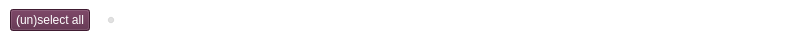
    <widget class="QFrame" name="frame">
     <property name="minimumSize">
      <size>
       <width>0</width>
       <height>40</height>
      </size>
     </property>
     <property name="styleSheet">
      <string notr="true">background-color: transparent;
border-color: rgb(72, 72, 72);</string>
     </property>
     <property name="frameShape">
      <enum>QFrame::StyledPanel</enum>
     </property>
     <property name="frameShadow">
      <enum>QFrame::Sunken</enum>
     </property>
     <widget class="QWidget" name="horizontalLayoutWidget">
      <property name="geometry">
       <rect>
        <x>10</x>
        <y>0</y>
        <width>781</width>
        <height>41</height>
       </rect>
      </property>
      <layout class="QHBoxLayout" name="horizontalLayoutPanel" stretch="0,0,0,0,0">
       <property name="spacing">
        <number>14</number>
       </property>
       <item>
        <widget class="QPushButton" name="pushButtonSelectAll">
         <property name="sizePolicy">
          <sizepolicy hsizetype="Maximum" vsizetype="Fixed">
           <horstretch>0</horstretch>
           <verstretch>0</verstretch>
          </sizepolicy>
         </property>
         <property name="palette">
          <palette>
           <active>
            <colorrole role="WindowText">
             <brush brushstyle="SolidPattern">
              <color alpha="255">
               <red>255</red>
               <green>255</green>
               <blue>255</blue>
              </color>
             </brush>
            </colorrole>
            <colorrole role="Button">
             <brush brushstyle="SolidPattern">
              <color alpha="255">
               <red>89</red>
               <green>38</green>
               <blue>68</blue>
              </color>
             </brush>
            </colorrole>
            <colorrole role="Text">
             <brush brushstyle="SolidPattern">
              <color alpha="255">
               <red>255</red>
               <green>255</green>
               <blue>255</blue>
              </color>
             </brush>
            </colorrole>
            <colorrole role="ButtonText">
             <brush brushstyle="SolidPattern">
              <color alpha="255">
               <red>255</red>
               <green>255</green>
               <blue>255</blue>
              </color>
             </brush>
            </colorrole>
            <colorrole role="Base">
             <brush brushstyle="SolidPattern">
              <color alpha="255">
               <red>89</red>
               <green>38</green>
               <blue>68</blue>
              </color>
             </brush>
            </colorrole>
            <colorrole role="Window">
             <brush brushstyle="SolidPattern">
              <color alpha="255">
               <red>89</red>
               <green>38</green>
               <blue>68</blue>
              </color>
             </brush>
            </colorrole>
            <colorrole role="Highlight">
             <brush brushstyle="SolidPattern">
              <color alpha="255">
               <red>85</red>
               <green>255</green>
               <blue>38</blue>
              </color>
             </brush>
            </colorrole>
           </active>
           <inactive>
            <colorrole role="WindowText">
             <brush brushstyle="SolidPattern">
              <color alpha="255">
               <red>255</red>
               <green>255</green>
               <blue>255</blue>
              </color>
             </brush>
            </colorrole>
            <colorrole role="Button">
             <brush brushstyle="SolidPattern">
              <color alpha="255">
               <red>89</red>
               <green>38</green>
               <blue>68</blue>
              </color>
             </brush>
            </colorrole>
            <colorrole role="Text">
             <brush brushstyle="SolidPattern">
              <color alpha="255">
               <red>255</red>
               <green>255</green>
               <blue>255</blue>
              </color>
             </brush>
            </colorrole>
            <colorrole role="ButtonText">
             <brush brushstyle="SolidPattern">
              <color alpha="255">
               <red>255</red>
               <green>255</green>
               <blue>255</blue>
              </color>
             </brush>
            </colorrole>
            <colorrole role="Base">
             <brush brushstyle="SolidPattern">
              <color alpha="255">
               <red>89</red>
               <green>38</green>
               <blue>68</blue>
              </color>
             </brush>
            </colorrole>
            <colorrole role="Window">
             <brush brushstyle="SolidPattern">
              <color alpha="255">
               <red>89</red>
               <green>38</green>
               <blue>68</blue>
              </color>
             </brush>
            </colorrole>
            <colorrole role="Highlight">
             <brush brushstyle="SolidPattern">
              <color alpha="255">
               <red>85</red>
               <green>255</green>
               <blue>38</blue>
              </color>
             </brush>
            </colorrole>
           </inactive>
           <disabled>
            <colorrole role="WindowText">
             <brush brushstyle="SolidPattern">
              <color alpha="255">
               <red>255</red>
               <green>255</green>
               <blue>255</blue>
              </color>
             </brush>
            </colorrole>
            <colorrole role="Button">
             <brush brushstyle="SolidPattern">
              <color alpha="255">
               <red>89</red>
               <green>38</green>
               <blue>68</blue>
              </color>
             </brush>
            </colorrole>
            <colorrole role="Text">
             <brush brushstyle="SolidPattern">
              <color alpha="255">
               <red>255</red>
               <green>255</green>
               <blue>255</blue>
              </color>
             </brush>
            </colorrole>
            <colorrole role="ButtonText">
             <brush brushstyle="SolidPattern">
              <color alpha="255">
               <red>255</red>
               <green>255</green>
               <blue>255</blue>
              </color>
             </brush>
            </colorrole>
            <colorrole role="Base">
             <brush brushstyle="SolidPattern">
              <color alpha="255">
               <red>89</red>
               <green>38</green>
               <blue>68</blue>
              </color>
             </brush>
            </colorrole>
            <colorrole role="Window">
             <brush brushstyle="SolidPattern">
              <color alpha="255">
               <red>89</red>
               <green>38</green>
               <blue>68</blue>
              </color>
             </brush>
            </colorrole>
            <colorrole role="Highlight">
             <brush brushstyle="SolidPattern">
              <color alpha="255">
               <red>85</red>
               <green>255</green>
               <blue>38</blue>
              </color>
             </brush>
            </colorrole>
           </disabled>
          </palette>
         </property>
         <property name="styleSheet">
          <string notr="true">
QPushButton{
background-color: rgb(89, 38, 68);
selection-background-color: rgb(85, 255, 38);
color: rgb(255, 255, 255);
border-color: rgb(62, 29, 67);}
QToolTip {
     color: white;
     font-size:9pt;font-family:'Gill Sans MT';
     border: 4px solid ;
     border-radius: 13px;
     opacity: 700;
     border-color: rgb(89,38,68);
     background-color: rgb(62,29,67);
 }</string>
         </property>
         <property name="text">
          <string>(un)select all</string>
         </property>
        </widget>
       </item>
       <item>
        <widget class="QRadioButton" name="radioTreeMode">
         <property name="sizePolicy">
          <sizepolicy hsizetype="Maximum" vsizetype="Fixed">
           <horstretch>0</horstretch>
           <verstretch>0</verstretch>
          </sizepolicy>
         </property>
         <property name="styleSheet">
          <string notr="true">color: rgb(255, 255, 255);</string>
         </property>
         <property name="text">
          <string>Tree mode</string>
         </property>
         <property name="checked">
          <bool>true</bool>
         </property>
        </widget>
       </item>
       <item>
        <widget class="QRadioButton" name="radioListMode">
         <property name="sizePolicy">
          <sizepolicy hsizetype="Maximum" vsizetype="Fixed">
           <horstretch>0</horstretch>
           <verstretch>0</verstretch>
          </sizepolicy>
         </property>
         <property name="styleSheet">
          <string notr="true">color: rgb(255, 255, 255);</string>
         </property>
         <property name="text">
          <string>List mode</string>
         </property>
        </widget>
       </item>
       <item>
        <widget class="QLabel" name="labelLocked">
         <property name="styleSheet">
          <string notr="true">color: rgb(255, 255, 255);</string>
         </property>
         <property name="text">
          <string>(1 locked)</string>
         </property>
        </widget>
       </item>
       <item>
        <spacer name="horizontalSpacer">
         <property name="orientation">
          <enum>Qt::Horizontal</enum>
         </property>
         <property name="sizeHint" stdset="0">
          <size>
           <width>40</width>
           <height>20</height>
          </size>
         </property>
        </spacer>
       </item>
      </layout>
     </widget>
    </widget>
